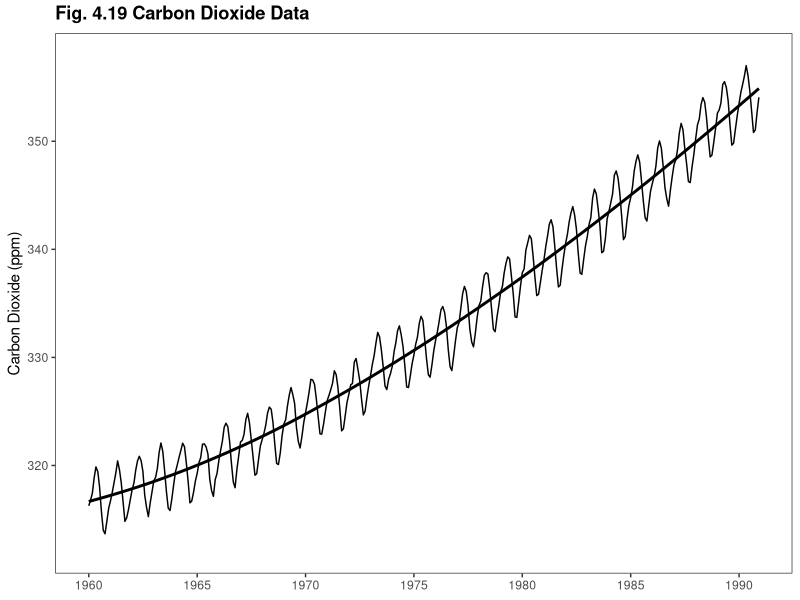
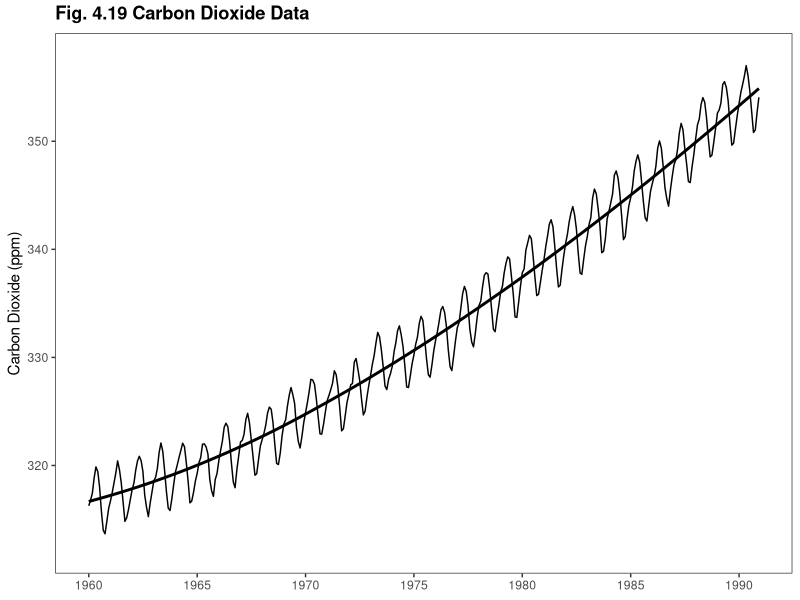

Generate these figures, in order, with R:
library(ggplot2)
library(scales) # scale_x_date()

this_base <- "fig04-19_carbon-dioxide-data"

my_data <- data.frame(
  co2 = as.numeric(co2),
  date = seq(as.Date("1959-01-01"),  by = "month", length.out = 12*39))

my_data <- subset(my_data, date < as.Date("1991-01-01"))

datebreaks <- seq(as.Date("1960-01-01"), as.Date("1997-12-01"), by = "5 year")

p <- ggplot(my_data, aes(x = date, y = co2)) +
  geom_line() +
  stat_smooth(method = "loess", se = FALSE, colour = "black") +
  scale_x_date(breaks = datebreaks, labels = date_format("%Y"),
               limits = c(as.Date("1960-01-01"), as.Date("1990-12-01"))) +
  scale_y_continuous(breaks = seq(320, 350, 10), limits = c(310, 360),
                     expand = c(0, 0)) + 
  labs(y = "Carbon Dioxide (ppm)") +
  ggtitle("Fig. 4.19 Carbon Dioxide Data") +
  theme_bw() +
  theme(panel.grid.major = element_blank(),
        panel.grid.minor = element_blank(),
        plot.title = element_text(size = rel(1.2), face = "bold", vjust = 1.5),
        axis.title.x = element_blank()) 

p

ggsave(paste0(this_base, ".png"), 
       p, width = 6, height = 6)

## pedantic: missing tickmarks at top and right of graph
